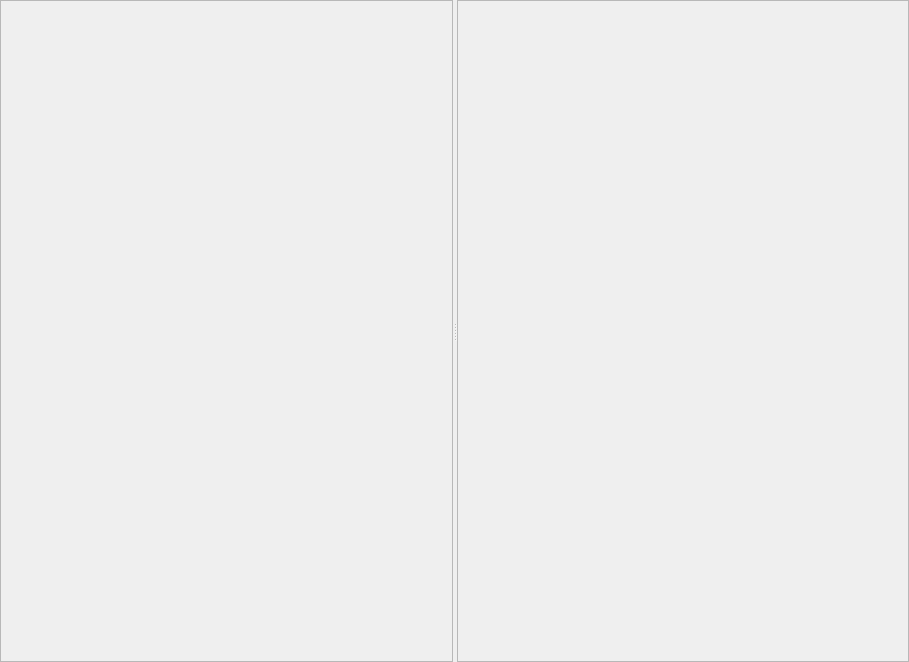
<?xml version="1.0" encoding="UTF-8"?>
<ui version="4.0">
 <class>Dialog</class>
 <widget class="QDialog" name="Dialog">
  <property name="geometry">
   <rect>
    <x>0</x>
    <y>0</y>
    <width>909</width>
    <height>662</height>
   </rect>
  </property>
  <property name="windowTitle">
   <string>Dialog</string>
  </property>
  <layout class="QVBoxLayout" name="verticalLayout">
   <property name="margin">
    <number>0</number>
   </property>
   <item>
    <widget class="QSplitter" name="splitter">
     <property name="orientation">
      <enum>Qt::Horizontal</enum>
     </property>
     <widget class="QFrame" name="frame">
      <property name="frameShape">
       <enum>QFrame::StyledPanel</enum>
      </property>
      <property name="frameShadow">
       <enum>QFrame::Raised</enum>
      </property>
     </widget>
     <widget class="QFrame" name="frame_2">
      <property name="frameShape">
       <enum>QFrame::StyledPanel</enum>
      </property>
      <property name="frameShadow">
       <enum>QFrame::Raised</enum>
      </property>
     </widget>
    </widget>
   </item>
  </layout>
 </widget>
 <resources/>
 <connections/>
</ui>
